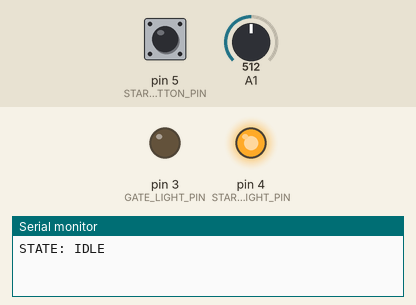
This sketch was run on a simulated Arduino Uno, built with avr-gcc and run on an emulated ATmega328P. Parts: output pins drawn as LEDs (lit = HIGH), the last lines printed to the serial monitor. The test bench sets the inputs (shaded band); at power-on: pin 5 (STARTER_BUTTON_PIN) HIGH, A1 = 512. Random numbers use the default seed unless the sketch sets one.

Above: at 1.2 s.
1.3 s: pin 5 (STARTER_BUTTON_PIN) pulled LOW for 0.15 s
At 1.9 s:
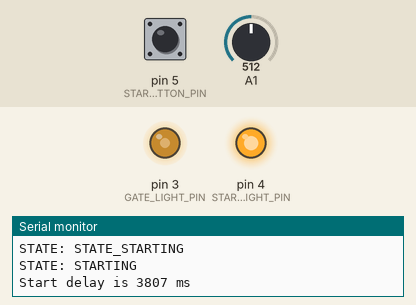
4.4 s: pin 5 (STARTER_BUTTON_PIN) pulled LOW for 1 s
At 7.48 s:
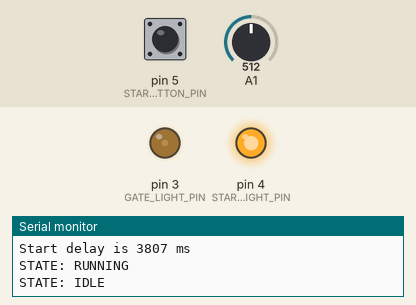
8.4 s: pin 5 (STARTER_BUTTON_PIN) pulsed LOW 2 times (0.12 s each, 0.3 s apart)
At 14.2 s:
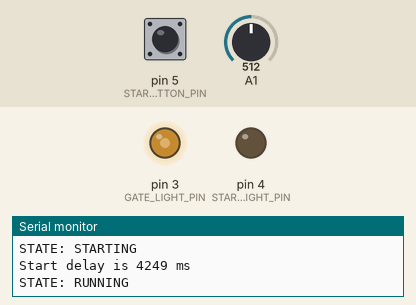
Timing chart, 0 to 15.7 s (numbered marks = the images above; inputs shaded):
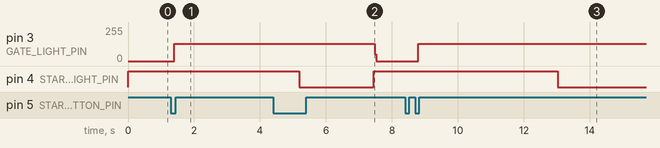

Measured:
- after the input at 1.3 s, pin 3 (GATE_LIGHT_PIN): 0/255 → 128/255 after 0.10 s
- after the input at 4.4 s, pin 3 (GATE_LIGHT_PIN): 128/255 → 0/255 after 3.1 s
- after the input at 8.4 s, pin 3 (GATE_LIGHT_PIN): 0/255 → 128/255 after 0.40 s; pin 4 (STARTER_LIGHT_PIN): HIGH → LOW after 4.6 s

The sketch:

race_timer.ino
```cpp
#include <string.h>

#define PULSE_BUFFER_SIZE 16
#define NUMBER_LANES 1

#define GATE_LIGHT_PIN 3
#define STARTER_LIGHT_PIN 4
#define STARTER_BUTTON_PIN 5

#define LIGHT_FALSE_START_PIN 6
#define LANE_1_FALSE_START_PIN 1
#define LANE_2_FALSE_START_PIN 2

#define LIGHT_FINISH_PIN 9
#define LANE_1_FINISH_PIN 1
#define LANE_2_FINISH_PIN 4

#define STATE_IDLE 0
#define STATE_IDLE_WAIT 1
#define STATE_CALIBRATE_ANALOG 2
#define STATE_STARTING 3
#define STATE_STARTING_WAIT 4
#define STATE_RUNNING 5
#define STATE_RUNNING_WAIT 6
#define STATE_PRE_START_FAILED 7
#define STATE_FALSE_START 8
#define STATE_FINISHED 9
#define STATE_FINISHED_WAIT 10
#define STATE_TEST_GATE 11
#define STATE_TEST_CALIBRATE_ANALOG 12
#define STATE_TEST_MONITOR_ANALOG 13

#define STATE_BUTTON_UP 0
#define STATE_BUTTON_DOWN 1
#define STATE_BUTTON_LONG 2

#define LONG_PRESS_DURATION 2000

//Debug symbols.
#define DEBUG 0
#define LOG_DEBUG 9
#define LOG_EVENTS 8


struct discrete_input {
  long debounce_delay;
  bool last_value;
  long count;
  bool value;
  int pin;
  int state;
  int short_presses;
  int long_presses;
  unsigned long button_down_time;
  bool invert;
};

struct analog_gate {
  int pulse_index;
  volatile int16_t pulse_buffer[PULSE_BUFFER_SIZE];
  int threshold;
  unsigned long break_time;
  int pin;
  bool calibrate;
  bool value;
  char gate;
};

struct race_lane {
  struct analog_gate false_start_sensor;
  struct analog_gate finish_line_sensor;
  int reaction_time;
  int finish_time;
  char title;
};

race_lane lane[NUMBER_LANES];
char* c = new char[80];

//struct analog_gate *analog_gates[ANALOG_CHANNEL_COUNT];

int state;

unsigned long step_time;
bool test_last_value = false;
//int active_analog_channel;

discrete_input start_button;

int sensor_value = 0;
int cycle = 0;
int change_counter = 0;

volatile int current_channel = 0;
volatile bool light_state = false;

unsigned long sweep_time;
unsigned long last_time;

void setup() {
  Serial.begin(2000000);
  // pin configurations:
  pinMode(STARTER_BUTTON_PIN, INPUT_PULLUP);
  pinMode(LANE_1_FALSE_START_PIN, INPUT_PULLUP);
  pinMode(LANE_2_FALSE_START_PIN, INPUT_PULLUP);
  pinMode(LANE_1_FINISH_PIN, INPUT_PULLUP);
  pinMode(LANE_2_FINISH_PIN, INPUT_PULLUP);

  pinMode(GATE_LIGHT_PIN, OUTPUT);
  pinMode(STARTER_LIGHT_PIN, OUTPUT);

  state = STATE_IDLE;

  start_button.debounce_delay = 50000; //us
  start_button.pin = STARTER_BUTTON_PIN;
  start_button.invert = true;
  start_button.short_presses = 0;
  start_button.long_presses = 0;
  start_button.state = STATE_BUTTON_UP;

  lane[0].false_start_sensor.pin = LANE_1_FALSE_START_PIN;
  lane[0].false_start_sensor.pulse_index = 0;
  lane[0].false_start_sensor.value = true;
  lane[0].false_start_sensor.threshold = 0;
  lane[0].false_start_sensor.gate = 's';

  lane[0].finish_line_sensor.pin = LANE_1_FINISH_PIN;
  lane[0].finish_line_sensor.pulse_index = 0;
  lane[0].finish_line_sensor.value = true;
  lane[0].finish_line_sensor.threshold = 0;
  lane[0].finish_line_sensor.gate = 'f';

  lane[0].title = '1';

  last_time = micros();
}


void loop() {
  bool b;

  //get the sweep time in us.
  sweep_time = micros() - last_time;
  last_time = micros();

  //sprintf(c, "Sweep: %u", sweep_time);
  //Serial.println(c);

  //condition the start button
  debounce(&start_button);

  //condition the inputs.
  for (int i = 0; i < NUMBER_LANES; i++) {
    analogMonitor(&(lane[i].finish_line_sensor));
    analogMonitor(&(lane[i].false_start_sensor));
  }

  //flip the light.
  light_state = !light_state && state != STATE_IDLE_WAIT;
  digitalWrite(GATE_LIGHT_PIN, light_state);
  delay(1); //wait for the light to come on **IMPORTANT**


  //*************************************************
  //State machine processing.
  //*************************************************
  if (STATE_IDLE == state) {
    digitalWrite(STARTER_LIGHT_PIN, HIGH);
    start_button.long_presses = 0;
    start_button.short_presses = 0;

    state = STATE_IDLE_WAIT;
    Serial.println("STATE: IDLE");
  }

  else if (STATE_IDLE_WAIT == state) {
    if (0 < start_button.short_presses) {
      // Start button pressed, transition to the starting state

      state = STATE_CALIBRATE_ANALOG;
      Serial.println("STATE: STATE_CALIBRATE_ANALOG");
      cycle = 0;
    }
  }

  else if (STATE_CALIBRATE_ANALOG == state) {
    cycle++;
    if (cycle > PULSE_BUFFER_SIZE) {
      for (int i = 0; i < NUMBER_LANES; i++ ) {
        calibrateAnalog(&lane[i].finish_line_sensor);
        calibrateAnalog(&lane[i].false_start_sensor);
      }
      state = STATE_STARTING;
      step_time = millis();
      Serial.println("STATE: STATE_STARTING");
    }
  }

  else if (STATE_STARTING == state) {
    start_button.long_presses = 0;
    start_button.short_presses = 0;

    // Verify that all the lights are on and feedback is correct before starting the race.
    b = 1;
    for (int i = 0; i < NUMBER_LANES; i++ ) {
      if (!lane[i].finish_line_sensor.value) {
        sprintf(c, "lane %c finish line sensor obstructed", lane[i].title);
        Serial.println(c);
        b = 0;
      }
      if (!lane[i].false_start_sensor.value) {
        sprintf(c, "lane %c false start sensor obstructed");
        Serial.println(c);
        b = 0;
      }
    }

    if (b) {
      // All sensors reading correctly
      step_time = random(3000, 5000); // This is when the race will start.[]6
      state = STATE_STARTING_WAIT;
      Serial.println("STATE: STARTING");
      sprintf(c, "Start delay is %i ms", step_time);
      Serial.println(c);
      step_time += millis();

    } else {
      if (millis() > step_time) {
        state = STATE_PRE_START_FAILED;
        Serial.println("STATE: STATE_STARTING - Sensors not reading correctly");
        //Write a handy message detailing why we failed.
      }
    }
  }

  else if (STATE_STARTING_WAIT == state) {
    if (millis() > step_time) {
      // start the race.
      state = STATE_RUNNING;
    }

    // on the lookout for false starts.
    for (int i = 0; i < NUMBER_LANES; i++ ) {
      if (0 == lane[i].false_start_sensor.value) {
        //print a message indicating false start
        sprintf(c, "Lane: %c FALSE START", lane[i].title);
        Serial.println(c);
        state = STATE_FALSE_START;
      }
    }
  }

  else if (STATE_RUNNING == state) {
    start_button.long_presses = 0;
    start_button.short_presses = 0;

    for (int i = 0; i < NUMBER_LANES; i++ ) {
      lane[i].reaction_time = -1;
      lane[i].finish_time = -1;
    }

    Serial.println("STATE: RUNNING");
    state = STATE_RUNNING_WAIT;
    step_time = millis();

    // drop the flag.
    digitalWrite(STARTER_LIGHT_PIN, LOW);
  }

  else if (STATE_RUNNING_WAIT == state) {
    bool done = true;

    if (start_button.long_presses > 0) {
      state = STATE_IDLE;
    }

    for (int i = 0; i < NUMBER_LANES; i++ ) {
      // measure the reaction time
      // sprintf(c, "Lane %c false start line: %d", lane[i].title, lane[i].false_start_sensor.value);
      // Serial.println(c);

      if (0 == lane[i].false_start_sensor.value) {
        if (-1 == lane[i].reaction_time) {
          lane[i].reaction_time = lane[i].false_start_sensor.break_time - step_time;
          sprintf(c, "Lane %c reacted in %d ms", lane[i].title, lane[i].reaction_time);
          Serial.println(c);
        }
      }

      // measure the finish time.
      // sprintf(c, "Lane %c finish line: %d", lane[i].title, lane[i].finish_line_sensor.value);
      // Serial.println(c);

      if (0 == lane[i].finish_line_sensor.value) {
        if (-1 == lane[i].finish_time) {
          lane[i].finish_time = lane[i].finish_line_sensor.break_time - step_time;
          sprintf(c, "Lane %c finished in %d ms", lane[i].title, lane[i].finish_time);
          Serial.println(c);
        }
      }

      if (-1 == lane[i].finish_time) {
        done = false;
      }
    }
    if (done) {
      state = STATE_FINISHED;
      Serial.println("STATE: FINISHED");
    }
  }

  else if (STATE_FINISHED == state) {
    start_button.long_presses = 0;
    start_button.short_presses = 0;
    state = STATE_FINISHED_WAIT;
  }

  else if (STATE_FINISHED_WAIT == state) {
    if (0 < start_button.short_presses) {
      // Start button pressed, transition to the starting state
      state = STATE_IDLE;
    }
  }

  else if (STATE_PRE_START_FAILED == state) {
    // Not able to sucessfully see all the light gates.
    state = STATE_IDLE;
  }

  else if (STATE_FALSE_START == state) {
    // Somebody jumped the gun.
    state = STATE_IDLE;
  }
}

void calibrateAnalog(struct analog_gate *ag) {
  int max_reading = ag->pulse_buffer[0];
  int min_reading = ag->pulse_buffer[0];
  int i;
  int j;

  for (i = 1; i < PULSE_BUFFER_SIZE; i++) {
    if (ag->pulse_buffer[i] > max_reading) {
      max_reading = ag->pulse_buffer[i];
    }
    if (ag->pulse_buffer[i] < min_reading) {
      min_reading = ag->pulse_buffer[i];
    }
  }
  ag->threshold = (max_reading - min_reading) * 3 / 4;

  if (DEBUG) {
    sprintf(c, "calibration for analog pin: %i ", ag->pin);
    Serial.println(c);

    sprintf(c, "V: %d  %d (%c)- ", ag->value, ag->threshold, ag->gate);
    for (i = 0; i < PULSE_BUFFER_SIZE; i++) {
      j = (ag->pulse_index + PULSE_BUFFER_SIZE - i) % PULSE_BUFFER_SIZE;
      sprintf(c + strlen(c), "%d ", ag->pulse_buffer[j]);
    }
    Serial.println(c);

    sprintf(c, "min: %i max: %i", min_reading, max_reading);
    Serial.println(c);
  }
}

void analogMonitor(struct analog_gate *ag) {
  int avg_all;
  int avg_low;
  int i;
  int k;
  int j;

  ag->pulse_index++;
  ag->pulse_index %= PULSE_BUFFER_SIZE;
  ag->pulse_buffer[ag->pulse_index] = analogRead(ag->pin);

  /*
    sprintf(c, "ch %d ", ag->pin);
    for (int i = 0; i < PULSE_BUFFER_SIZE; i++) {
    k = (ag->pulse_index + PULSE_BUFFER_SIZE - i) % PULSE_BUFFER_SIZE;
    sprintf(c + strlen(c), "%d ", ag->pulse_buffer[k]);
    }
    sprintf(c + strlen(c), " (%02d) -  ", ag->pulse_index);
    Serial.println(c);
  */

  if (ag->threshold > 0) {
    // determine the average value
    avg_all = 0;
    for (i = 0; i < PULSE_BUFFER_SIZE; i++) {
      avg_all += ag->pulse_buffer[i];
    }

    avg_all /= PULSE_BUFFER_SIZE;
    avg_low += ag->threshold / 4;

    // determine the average of the samples below the threshold.
    k = 0;
    for (i = 0; i < PULSE_BUFFER_SIZE; i++) {
      if (ag->pulse_buffer[i] < avg_low) {
        j += ag->pulse_buffer[i];
        k++;
      }
    }
    avg_low = j / k;

    // determine when the last sample to be above 75% of the threshold.
    k = 0;
    for (i = 0; i < PULSE_BUFFER_SIZE; i++) {
      j = (ag->pulse_index + PULSE_BUFFER_SIZE - i) % PULSE_BUFFER_SIZE; //decrement the counter with rollover
      if (ag->pulse_buffer[j] > avg_low + ag->threshold) {
        //sprintf(c, "index %i: %i > threshold %i, %i readings old (started at %i)", j, ag->pulse_buffer[j], ag->threshold * 3 / 4 + avg_low, k, i);
        //Serial.println(c);
        break;
      }
      k++;
    }

    //Check and see if we've seen a recent pulse
    //sprintf(c, "cycles since last pulse: %d", k);
    //Serial.println(c);
    if (k > 6) {
      ag->break_time = millis();
      ag->value = 0;
      if (DEBUG && 1 == ag->value) {
        sprintf(c, "pin %d (%c) to FALSE", ag->pin, ag->gate);
        Serial.println(c);
      }
    } else {
      ag->value = 1;
      if (DEBUG && 0 == ag->value) {
        sprintf(c, "pin %d (%c) to TRUE", ag->pin, ag->gate);
        Serial.println(c);
      }
    }
  }
}

void debounce(struct discrete_input *di) {
  bool b;
  b = digitalRead(di->pin);
  b = b ^ di->invert;

  if (b && di->last_value) {
    di->count += sweep_time;
    //sprintf(c, "added %lu to pin %d count. now: %ld", sweep_time, di->pin, di->count);
    //Serial.println(c);
  }
  else if (!b && di->last_value) {
    di->count -= sweep_time / 2;
  }
  else if (b && !di->last_value) {
    di->count += sweep_time /  2;
  }
  else if (!b && !di->last_value) {
    di->count -= sweep_time;
    //sprintf(c, "subtracted %lu to pin %d count. now: %ld", sweep_time, di->pin, di->count);
    //Serial.println(c);
  }

  // clamp the di.count variable.
  if (di->count < 0) {
    di->count = 0;
  }
  if (di->count > di->debounce_delay) {
    di->count = di->debounce_delay;
  }

  // flip the bit if the count exceeds the thresdhold.
  //sprintf(c, "Pin %d count is: %ld, value is %ld", di->pin, di->count, di->value);
  //sprintf(c, "count is %ld", di->count);
  //Serial.println(c);
  if (STATE_BUTTON_DOWN == di->state) {
    if (di->debounce_delay == di->count) {
      di->value = true;
      if (DEBUG) {
        sprintf(c, "Pin %i short press", di->pin);
        Serial.println(c);
      }
      di->state = STATE_BUTTON_UP;
      di->short_presses++;
    }

    else if (0 == di->count) {
      if (millis() - di->button_down_time > LONG_PRESS_DURATION) {
        if (DEBUG) {
          sprintf(c, "Pin %i - long press", di->pin);
          Serial.println(c);
        }
        di->long_presses++;
        di->state = STATE_BUTTON_LONG;
      }
    }
  }

  else if (STATE_BUTTON_UP == di->state) {
    if (0 == di->count) {
      di->value = false;
      if (DEBUG) {
        sprintf(c, "Digital pin %i to %d", di->pin, di->value);
        Serial.println(c);
      }
      di->state = STATE_BUTTON_DOWN;
      di->button_down_time = millis();
    }
  }

  else if (STATE_BUTTON_LONG == di->state) {
    if (di->debounce_delay == di->count && !di->value) {
      di->value = true;
      if (DEBUG) {
        sprintf(c, "Digital pin %i to %d", di->pin, di->value);
        Serial.println(c);
      }
      di->state = STATE_BUTTON_UP;
    }
  }

  di->last_value = b;
}


/*
  lane[1].false_start_sensor.pin = LANE_2_FALSE_START_PIN;
  lane[1].false_start_sensor.pulse_index = 0;
  lane[1].false_start_sensor.value = true;

  lane[1].finish_line_sensor.pin = LANE_2_FINISH_PIN;
  lane[1].finish_line_sensor.pulse_index = 0;
  lane[1].finish_line_sensor.value = true;
  lane[1].title = '2';
*/

/*
  //pinMode(11, OUTPUT);
  //TCCR2A = _BV(COM2A1) | _BV(COM2B1) | _BV(WGM21) | _BV(WGM20);
  //TCCR2B = _BV(CS22);
  //OCR2A = 200;
  //OCR2B = 60;

  // Init ADC free-run mode; f = ( 16MHz/prescaler ) / 13 cycles/conversion
  ADMUX  = analog_gates[0]->pin; // Channel sel, right-adj, use AREF pin
  ADCSRA = _BV(ADEN)  | // ADC enable
         _BV(ADSC)  | // ADC start
         _BV(ADATE) | // Auto trigger
         _BV(ADIE)  | // Interrupt enable
         _BV(ADPS2) | _BV(ADPS1) | _BV(ADPS0); // 128:1 / 13 = 9615 Hz
  ADCSRB = 0;                // Free run mode, no high MUX bit

  DIDR0      = 1 << LANE_1_FALSE_START_PIN // Turn off digital input for ADC pins
           | 1 << LANE_1_FINISH_PIN
           | 1 << LANE_2_FALSE_START_PIN
           | 1 << LANE_2_FINISH_PIN;

  TIMSK0 = 0;  // Timer0 off

  sei(); // Enable interrupts
*/

/*
  Sampling interupt
   - Cycles through the sensor pins, taking FFT_N audio samples and a single
     sample of all others.
*/

/*ISR(ADC_vect) {

  digitalWrite(GATE_LIGHT_PIN, light_state);

  analog_gates[current_channel]->pulse_index++;
  analog_gates[current_channel]->pulse_index %= PULSE_BUFFER_SIZE;
  analog_gates[current_channel]->pulse_buffer[analog_gates[current_channel]->pulse_index] = ADC;
  analog_gates[current_channel]->processed = false; //queue this channel for state re-processing

  if (!light_state) {
    //light is now off, go to next channel.

    //change channels
    current_channel++;
    current_channel %= ANALOG_CHANNEL_COUNT;
    light_state = false;

    // Turn off interrupts to report back and switch pins
    ADCSRA &= ~_BV(ADIE);
    ADMUX = bit (REFS0) | (analog_gates[current_channel]->pin & 0x07);
    ADCSRA |= _BV(ADIE);
  }
*/

/*
   else if (STATE_TEST_CALIBRATE_ANALOG == state) {
   delay(1);
   cycle++;
   if (cycle > PULSE_BUFFER_SIZE) {
     calibrateAnalog(&lane[0].false_start_sensor);
     state = STATE_TEST_MONITOR_ANALOG;
     Serial.println("STATE: STATE_TEST_MONITOR_ANALOG");
   }
   }

   else if (STATE_TEST_MONITOR_ANALOG == state) {
   if (lane[0].false_start_sensor.value != test_last_value) {
     test_last_value = lane[0].false_start_sensor.value;

     sprintf(c, "%lu - V: %d (%d) %d - ", current_time, lane[0].false_start_sensor.value, change_counter, lane[0].false_start_sensor.threshold);
     for (int i = 0; i < PULSE_BUFFER_SIZE; i++) {
       int j = (lane[0].false_start_sensor.pulse_index + PULSE_BUFFER_SIZE + i -1) % PULSE_BUFFER_SIZE;
       sprintf(c + strlen(c), "%d ", lane[0].false_start_sensor.pulse_buffer[j]);
     }
     Serial.println(c);
     change_counter++;
   }


   if (0 < start_button.short_presses) {
     start_button.short_presses = 0;
     Serial.println("STATE: IDLE");
     state = STATE_IDLE_WAIT;
   }
   }
*/
```
